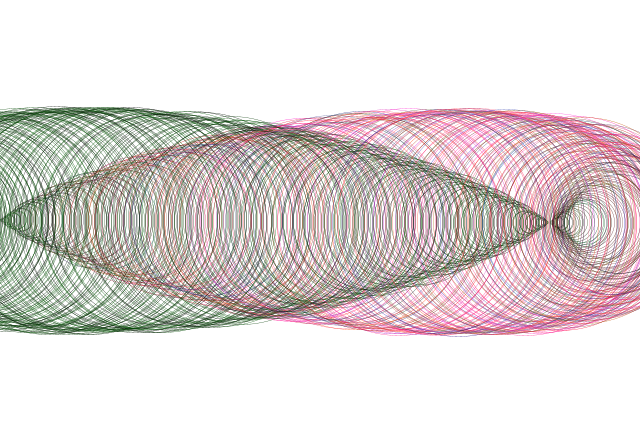
Frame 1 (no input)
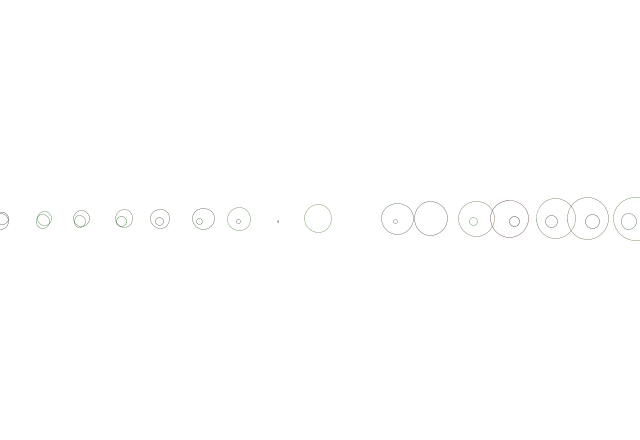
Frame 60 (the mouse pressed at the canvas centre just before this capture)
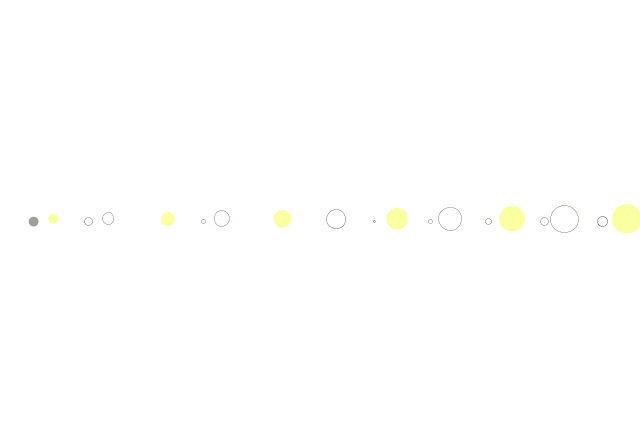
Frame 120 (the mouse held since frame 60 and released just before this capture)

The Processing sketch that drew these frames (run headless with seeded random() and noise(); from frame 60 on, the mouse is pressed at the canvas centre):

// Processing sketch: processing_4713
// ── processing_4713.pde


import processing.core.*;

 void setup(){
		size(640,440);
		background(255);
		smooth();//noFill();
		strokeWeight((float).3);


		
	}
	float y=0;
	float truc=1;
void draw(){
	background(255);
	float angle=0;
	float rh=90;
	float rv=90;
	int click=2;
	for(int x=0;x<width;x++){
		translate(y*200,y);
		if(this.mousePressed==true){
			click++;
			if(click==4){
				click=0;
			}
		}
		if(click==1){
			noFill();
		stroke(random(120),random(50),12);
		}
		if(click==2){
			noFill();
		stroke(random(255)*y,random(100),random(150)*y);
		}
		if(click==3){
		noStroke();
	
		if(y>0){
		fill(84*y,random(100,232)*y,26*y,100);
		}
		else{
			fill(241,255,18,100);
		}
		}
		//ellipse(width/4+70,height/2,rh*y,rv*y);
		ellipse(truc*y*(float)0.75,height/2+random(-10,10)*y*(float).2,rh*y*(float)1.65,rv*y*(float)1.65);
		//angle=+1,+2,3,4,etc..
		y=(float)1.5*sin(angle+=1);
		truc+=0.1;
		if(truc>=5000){
			truc=truc*(-1);
			truc*=2*sin(angle);
		}
		
	}
	}
	
	
